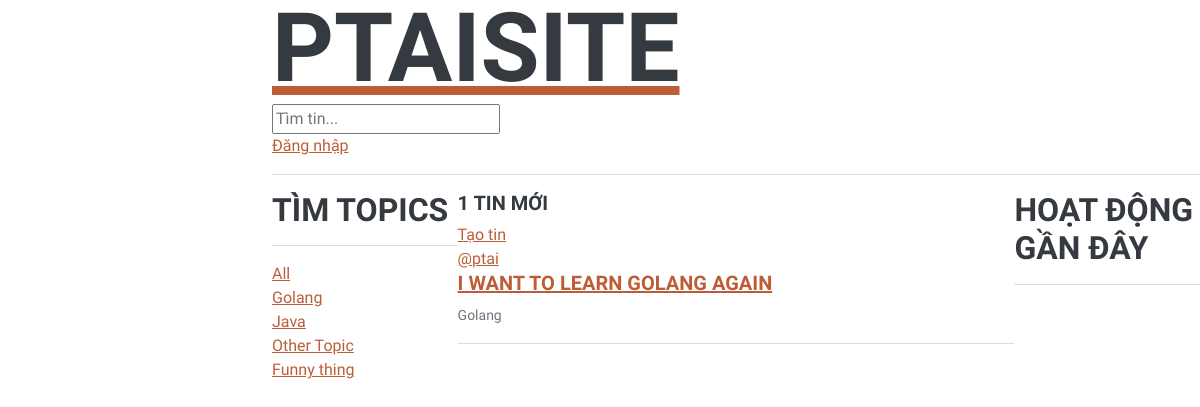
Page /?q=Golang on the earlier database version.
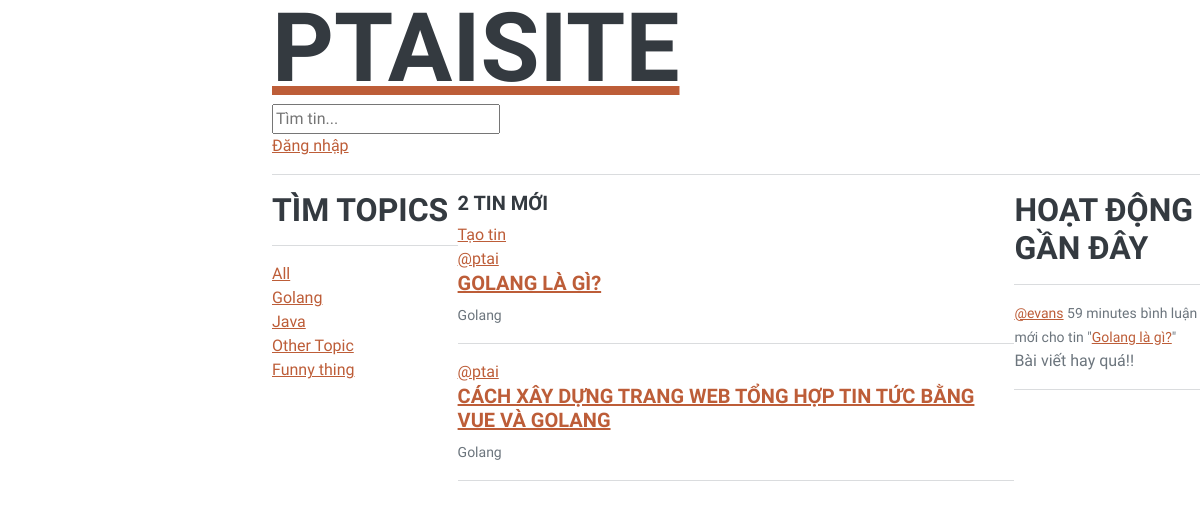
Same page on the later database version.
### base/models.py (models this page shows, shortened)
class Topic(models.Model):
   name = models.CharField(max_length=200)

class Room (models.Model):
    name = models.CharField(max_length=200)
    host = models.ForeignKey(User, on_delete=models.SET_NULL, null=True)
    topic = models.ForeignKey(Topic, on_delete=models.SET_NULL, null=True)
    description = models.TextField(null=True, blank=True)
    updated = models.DateTimeField(auto_now = True)
    created = models.DateTimeField(auto_now_add=True)
    paticipants = models.ManyToManyField(User, related_name='paticipants', blank=True)
    class Meta:
        ordering = ['-updated', '-created']
    def __str__(self):
        return self.name

class Message(models.Model):
    user = models.ForeignKey(User, on_delete=models.CASCADE)
    room = models.ForeignKey(Room, on_delete=models.CASCADE)
    body = models.TextField()
    updated = models.DateTimeField(auto_now = True)
    created = models.DateTimeField(auto_now_add=True)
    def __str__(self):
        return self.body[0:50]

### base/views.py (the view)
# urls.py: path('', views.home, name="home"),
def home(request):
    q = request.GET.get('q') if request.GET.get('q') != None else ''
    rooms = Room.objects.filter(
        Q(topic__name__icontains=q) |
        Q(name__icontains=q) |
        Q(description__icontains=q)
    )
    topics = Topic.objects.all()
    room_count = rooms.count()
    room_messages = Message.objects.filter(Q(room__topic__name__icontains = q)).order_by('-created')
    context = {'rooms': rooms, 'topics': topics, 'room_count': room_count, 'room_messages': room_messages}
    return render(request, 'base/home.html', context)

### base/templates/base/home.html (shortened to what this page needs)
{% extends 'main.html'%}
{% block content %}
<div class="home-container">
    <div>
        {% include 'base/topics_component.html'%}
    </div>
    <div>
        <div>
            <h5>{{room_count}} tin mới</h5>
        </div>
        <a href="{% url 'create-room' %}"> Tạo tin </a>
        {%include 'base/feed_component.html'%}
    </div>
    <div>
        {% include 'base/activities_component.html'%}
    </div>
</div>
{% endblock content %}

### base/templates/base/topics_component.html
{% block content %}
<h3>Tìm Topics</h3>
        <hr>
        <div>
            <a href="{% url 'home' %}">All</a>
        </div>
        {% for topic in topics %}
        <div>
            <a href="{% url 'home' %}?q={{topic.name}}">{{ topic.name }}</a>
        </div>
        {% endfor %}
{% endblock content %}

### base/templates/base/feed_component.html (shortened to what this page needs)
{% block content %}
{% for room in rooms %}
            <div>
                <a href="{% url 'user-profile' room.host.id %}">@{{room.host.username}}</a>
                <h5><a href="{% url 'room' room.id %}">{{room.name}}</a> </h5>
                <small>{{room.topic.name}}</small>
                <hr>
            </div>
        {% endfor %}
{% endblock content %}

### base/templates/base/activities_component.html (shortened to what this page needs)
{% block content %}
<h3>Hoạt động gần đây</h3>
        <hr>
        {% for message in room_messages %}
            <div>
                <small><a href="{% url 'user-profile' message.user.id%}">@{{message.user}}</a> {{message.created|timesince}}</small>
                <small> bình luận mới cho tin "<a href="{% url 'room' message.room.id %}">{{message.room}}</a>"</small>
                <p>{{message}}</p>
                <hr>
            </div>
        {% endfor %}
{% endblock content %}

Differences in the rows shown:
removed Room: host.username "ptai", name "I WANT TO LEARN GOLANG AGAIN", topic.name "Golang"
added Room: host.username "ptai", name "GOLANG LÀ GÌ?", topic.name "Golang"
added Room: host.username "ptai", name "CÁCH XÂY DỰNG TRANG WEB TỔNG HỢP TIN TỨC BẰNG VUE VÀ GOLANG", topic.name "Golang"
added Message: user "evans", created "59 minutes", room "Golang là gì?", body "Bài viết hay quá!!"
Other differences:
{{ room_count }}: "1" → "2"
